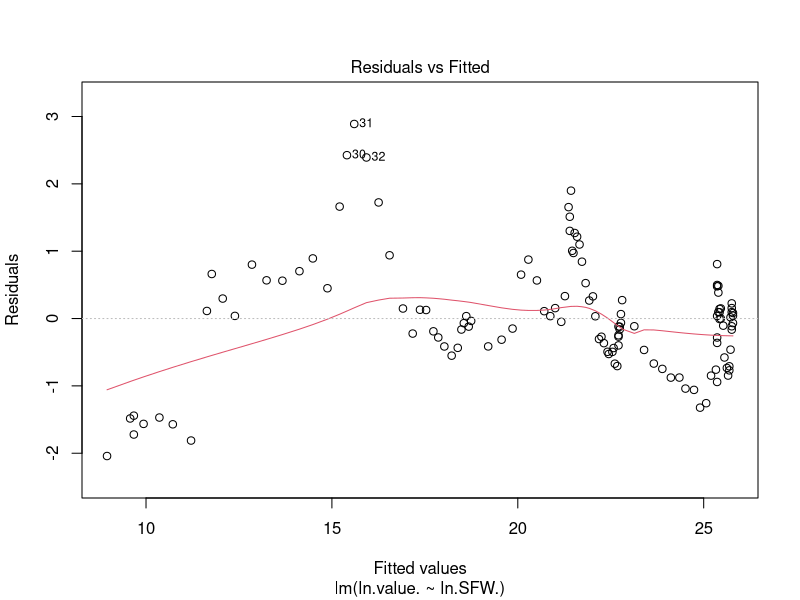
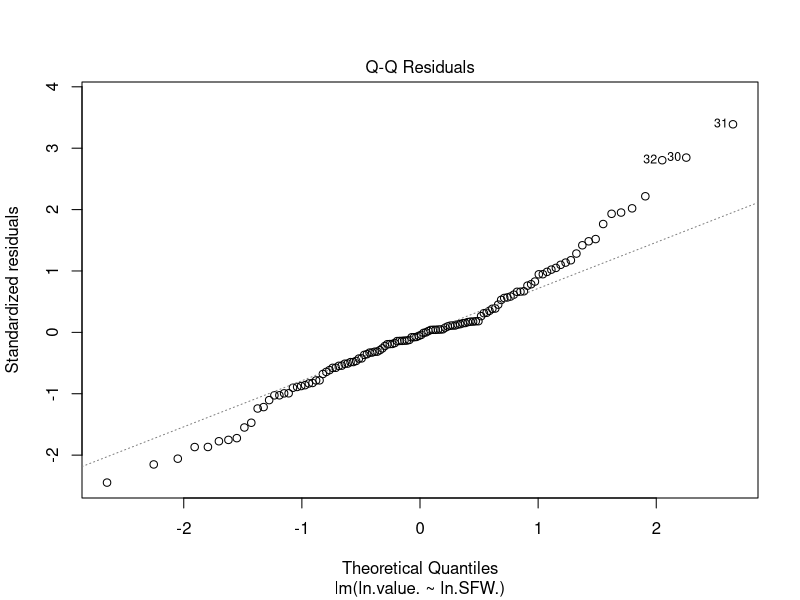
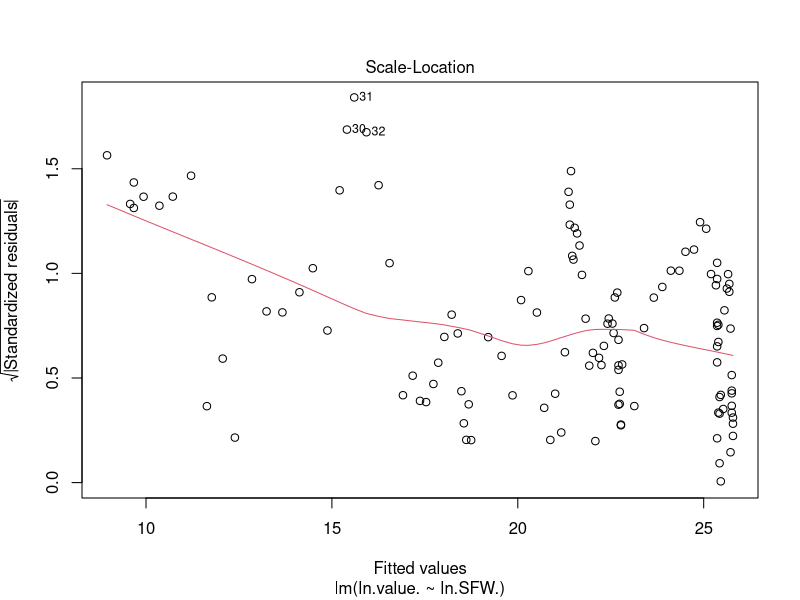
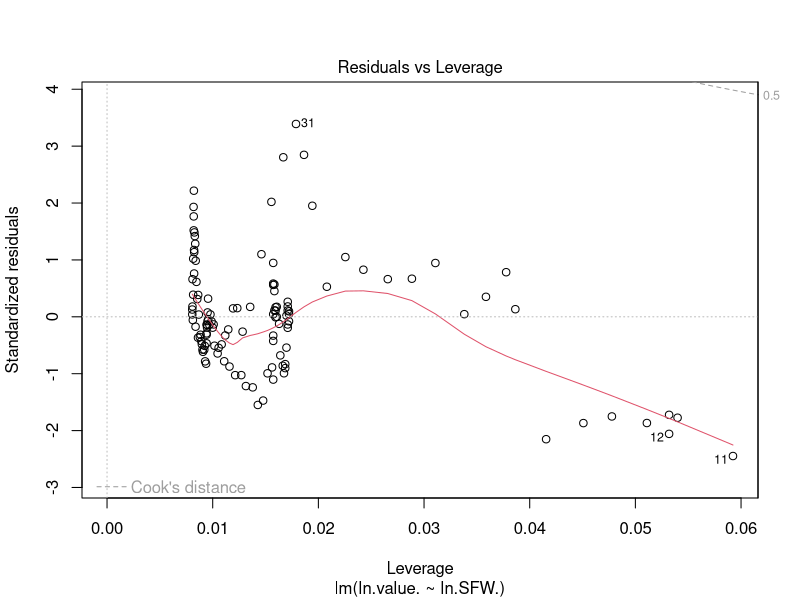

These figures' R source, in order: (Note: this script raises an error after producing the figures.)
# import data
sfDat <- read.csv('sf_movingavg.csv')

#remove first 11 blank columns
sfDat <- sfDat[11:nrow(sfDat), ]


#change market value to numeric
sfDat$market.value <- as.numeric(gsub('\\$|,', '', sfDat$market.value))


#this model uses ln(value) and ln(S2F)
mod3 <- lm(ln.value. ~ ln.SFW., data = sfDat) # change to use only training data
summary(mod3)
plot(mod3)

#plot sf
plot(sfDat$Date, sfDat$ln.SF., xlab="Time", ylab="LN(S2F) (1m Avg)", main="S2F (1m avg)")
plot(sfDat$Date, sfDat$ln.SFW., xlab="Time", ylab="LN(S2F) (12m Avg)", main="S2F (12m avg)")

#Does the plot
plot(sfDat$ln.SF., sfDat$ln.value., xlab="LN(S2F) (1m Avg)", ylab="S2F (1m avg)") # 1m avg
plot(sfDat$ln.SFW., sfDat$ln.value., xlab="LN(S2F) (12m Avg)", ylab="S2F (12m avg)") # 12m avg

#Add the line
abline(lm(sfDat$ln.value.~sfDat$ln.SFW.), col="red") #All Data


#shows r^2
legend("bottomright", bty="n", legend=paste("R2 is", format(summary(mod3)$adj.r.squared, digits=2)))